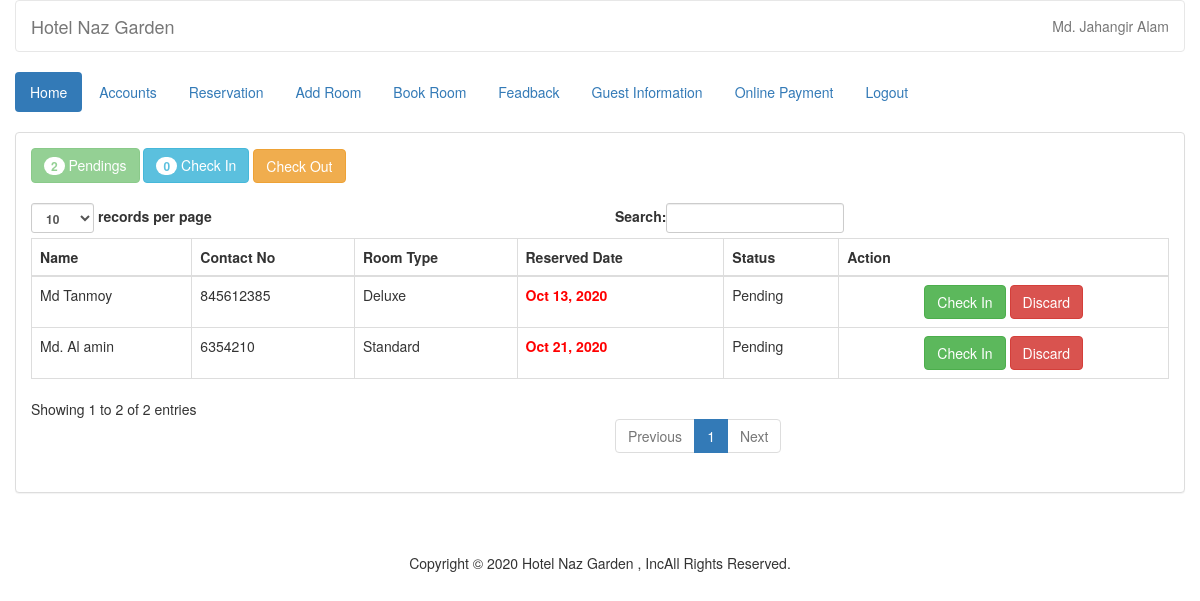
/admin/reserve.php (signed in), run on the app's committed database.
### tables this page shows
CREATE TABLE `transaction` (
  `transaction_id` int(11) NOT NULL,
  `guest_id` int(11) NOT NULL,
  `room_id` int(11) NOT NULL,
  `room_no` int(5) NOT NULL,
  `extra_bed` int(11) NOT NULL,
  `breakfast` int(101) NOT NULL,
  `lunch` int(100) NOT NULL,
  `dinner` int(100) NOT NULL,
  `status` varchar(20) NOT NULL,
  `days` int(2) NOT NULL,
  `checkin` date NOT NULL,
  `checkin_time` time NOT NULL DEFAULT current_timestamp(),
  `checkout` date NOT NULL,
  `checkout_time` time NOT NULL,
  `bill` varchar(10) NOT NULL
);

CREATE TABLE `guest` (
  `guest_id` int(11) NOT NULL,
  `firstname` varchar(50) NOT NULL,
  `lastname` varchar(40) NOT NULL,
  `email` varchar(100) NOT NULL,
  `gender` varchar(100) NOT NULL,
  `city` varchar(100) NOT NULL,
  `country` varchar(100) NOT NULL,
  `address` varchar(50) NOT NULL,
  `contactno` varchar(13) NOT NULL
);

CREATE TABLE `room` (
  `room_id` int(11) NOT NULL,
  `room_type` varchar(50) NOT NULL,
  `price` varchar(11) NOT NULL,
  `photo` varchar(100) NOT NULL,
  `details` varchar(800) NOT NULL
);

### admin/name.php (called while the page is built)
<?php
	require 'connect.php';
	$query = $conn->query("SELECT * FROM `admin` WHERE `admin_id` =
		'$_SESSION[admin_id]'") or die(mysqli_error());
	$fetch = $query->fetch_array();
	$name = $fetch['name'];
?>

### admin/reserve.php (the view, shortened to what this page needs)
<!DOCTYPE html>
<?php
	require 'name.php';
	include 'header.php';
?>
	<div class = "container-fluid">
		<div class = "panel panel-default">
			<?php
				$q_p = $conn->query("SELECT COUNT(*) as total FROM `transaction` WHERE `status` = 'Pending'") or die(mysqli_error());
				$f_p = $q_p->fetch_array();
				$q_ci = $conn->query("SELECT COUNT(*) as total FROM `transaction` WHERE `status` = 'Check In'") or die(mysqli_error());
				$f_ci = $q_ci->fetch_array();
			?>
			<div class = "panel-body">
				<a class = "btn btn-success disabled"><span class = "badge"><?php echo $f_p['total']?></span> Pendings</a>
				<a class = "btn btn-info" href = "checkin.php"><span class = "badge"><?php echo $f_ci['total']?></span> Check In</a>
				<a class = "btn btn-warning" href = "checkout.php">Check Out</a>
				<br />
				<br />
				<table id = "table" class = "table table-bordered">
					<thead>
						<tr>
							<th>Name</th>
							<th>Contact No</th>
							<th>Room Type</th>
							<th>Reserved Date</th>
							<th>Status</th>
							<th>Action</th>
						</tr>
					</thead>
					<tbody>
						<?php
							$query = $conn->query("SELECT * FROM `transaction` NATURAL JOIN `guest` NATURAL JOIN `room` WHERE `status` = 'Pending'")
							 or die(mysqli_error());
							while($fetch = $query->fetch_array()){
						?>
						<tr>
							<td><?php echo $fetch['firstname']." ".$fetch['lastname']?></td>
							<td><?php echo $fetch['contactno']?></td>
							<td><?php echo $fetch['room_type']?></td>
							<td><strong><?php if($fetch['checkin'] <= date("Y-m-d", strtotime("+0 HOURS")))
							{
								echo "<label style = 'color:#ff0000;'>".date("M d, Y", strtotime($fetch['checkin']))."</label>";}
							else
							{
								echo "<label style = 'color:#00ff00;'>".date("M d, Y", strtotime($fetch['checkin']))."</label>";}
								?></strong></td>
							<td><?php echo $fetch['status']?></td>
							<td><center>
								<a class = "btn btn-success" href = "confirm_reserve.php?transaction_id=
								<?php
								echo $fetch['transaction_id']
								?>">Check In</a>
								<a class = "btn btn-danger" onclick = "confirmationDelete(); return false;" href = "delete_pending.php?transaction_id=<?php
								 echo $fetch['transaction_id']?>"> Discard</a></td>
						</tr>
						<?php
							}
						?>
					</tbody>
				</table>
			</div>
		</div>
	</div>
</body>
</html><?php include 'footer.php'; ?>

### admin/header.php (shortened to what this page needs)
<html lang = "en">
	<head>
		</head>
		<link rel = "stylesheet" type = "text/css" href = "../css/bootstrap.css " />
		<link rel = "stylesheet" type = "text/css" href = "../css/style.css" />
<body>
		<div  class = "container-fluid">
	<nav style = "background-color:rgba(255, 255, 255, 0);" class = "navbar navbar-default">
			<div class = "navbar-header">
				<a class = "navbar-brand" >Hotel Naz Garden</a>
			</div>
			<ul class = "nav navbar-nav pull-right ">
				<li class = "dropdown">
					<a aria-haspopup="true" aria-expanded="false"><?php echo $name;?></a>
				</li>
			</ul>
		</div>
	<div class = "container-fluid">
		<ul class = "nav nav-pills">
			<li class = "active"><a href = "home.php">Home</a></li>
			<li><a href = "account.php">Accounts</a></li>
			<li><a href = "reserve.php">Reservation</a></li>
			<li><a href = "room.php">Add Room</a></li>
<li><a href = "reservation1.php">Book Room</a></li>
			<li><a href = "fead.php">Feadback</a></li>
			<li><a href = "guestview.php">Guest Information</a></li>
			<li><a href = "payment.php">Online Payment</a></li>
			<li><a href = "logout.php">Logout</a></li>
		</ul>
	</div>
	<br />
</body>
</html>

### data on the page
transaction: guest.firstname "Md", guest.lastname "Tanmoy", guest.contactno "845612385", room.room_type "Deluxe", checkin "Oct 13, 2020", status "Pending"
transaction: guest.firstname "Md.", guest.lastname "Al amin", guest.contactno "6354210", room.room_type "Standard", checkin "Oct 21, 2020", status "Pending"

### other printed values
$name "Md. Jahangir Alam"
$f_p['total'] "2"
$f_ci['total'] "0"
